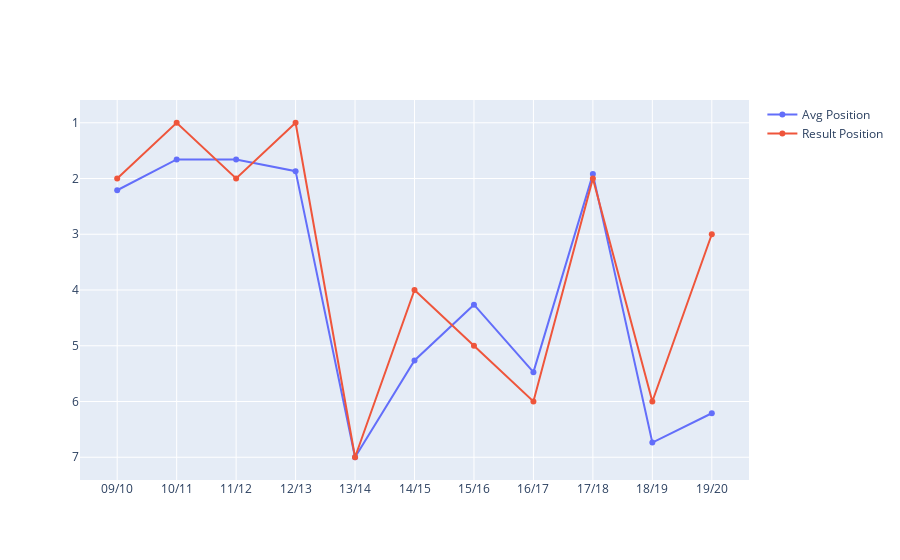

Here is the notebook cell this chart was saved with:
### Code cell
years = df2.columns

# fig2 = go.Figure(data=[go.Table(header=dict(values=['Season','Average Position', 'Final Position']),
#                  cells=dict(values=[df2.columns,avg_pos, [2,1,2,1,7,4,5,6,2,6,3]]))
#                      ])

fig2 = go.Figure()
fig2.add_trace(go.Scatter(x=years, y=avg_pos,
                    mode='lines+markers',
                    name='Avg Position'))
fig2.add_trace(go.Scatter(x=years, y= [2,1,2,1,7,4,5,6,2,6,3],
                    mode='lines+markers',
                    name='Result Position'))
fig2['layout']['yaxis']['autorange'] = "reversed"

fig2.show()

### Figure 1 — Plotly figure (JSON) as saved in the notebook; plotly's stock layout.template omitted (floating-point values rounded to 4 significant figures)
{"data": [{"mode": "lines+markers", "name": "Avg Position", "type": "scatter", "x": ["09/10", "10/11", "11/12", "12/13", "13/14", "14/15", "15/16", "16/17", "17/18", "18/19", "19/20"], "y": [2.211, 1.658, 1.658, 1.868, 7, 5.263, 4.263, 5.474, 1.921, 6.737, 6.211]}, {"mode": "lines+markers", "name": "Result Position", "type": "scatter", "x": ["09/10", "10/11", "11/12", "12/13", "13/14", "14/15", "15/16", "16/17", "17/18", "18/19", "19/20"], "y": [2, 1, 2, 1, 7, 4, 5, 6, 2, 6, 3]}], "layout": {"yaxis": {"autorange": "reversed"}}}
